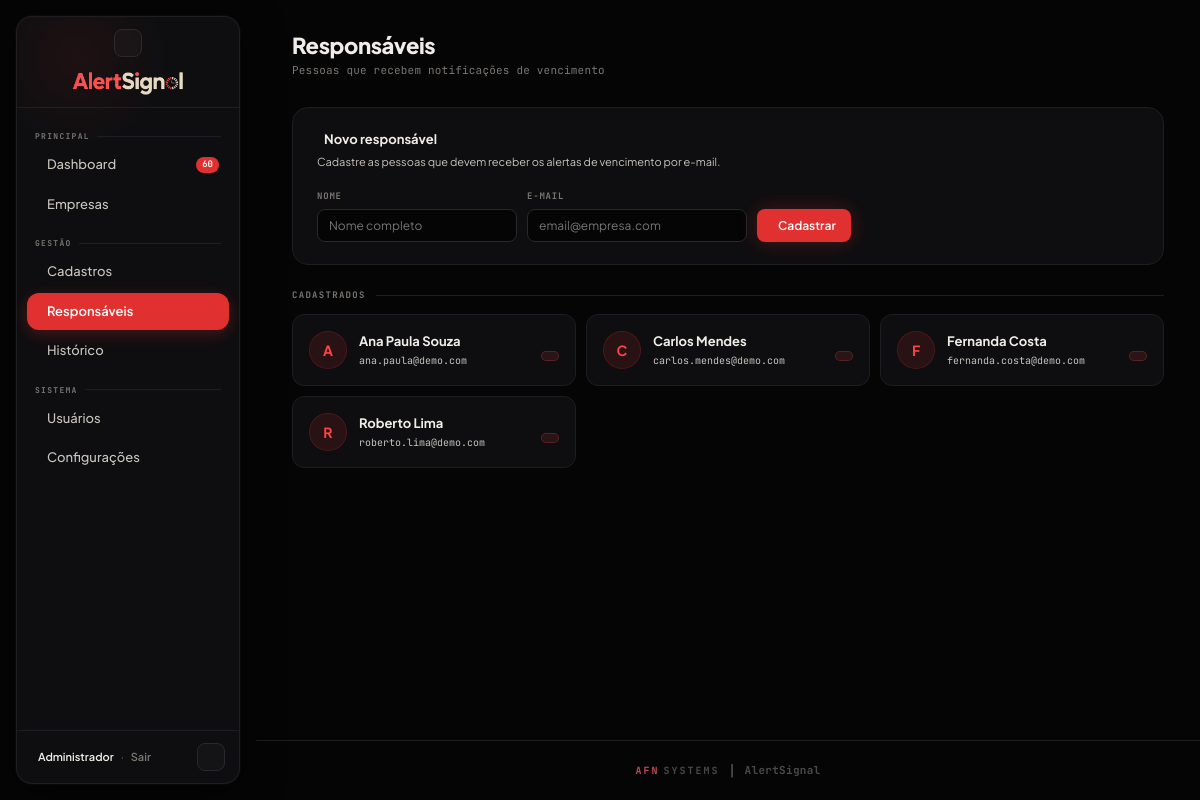
Page /responsaveis (signed in) on the committed database.
### tables this page shows
CREATE TABLE responsaveis (
            id    INTEGER PRIMARY KEY AUTOINCREMENT,
            nome  TEXT NOT NULL,
            email TEXT UNIQUE NOT NULL,
            ativo INTEGER DEFAULT 1
        );

### app.py (the view)
@app.route('/responsaveis')
@login_obrigatorio
def responsaveis():
    conn = get_connection()
    lista = conn.execute('SELECT * FROM responsaveis WHERE ativo=1 ORDER BY nome').fetchall()
    conn.close()
    return render_template('responsaveis.html', responsaveis=lista)

### app.py (called while the page is built)
def login_obrigatorio(f):
    @wraps(f)
    def wrapper(*args, **kwargs):
        if 'usuario_id' not in session:
            return redirect(url_for('login'))
        return f(*args, **kwargs)
    return wrapper

@app.context_processor
def inject_globals():
    urgentes_count = 0
    if 'usuario_id' in session:
        try:
            conn = get_connection()
            urgentes_count = conn.execute(
                "SELECT COUNT(*) FROM documentos d JOIN empresas e ON e.id=d.empresa_id "
                "WHERE d.status IN ('VENCIDO','RENOVAR') AND e.ativa=1"
            ).fetchone()[0]
            conn.close()
        except Exception:
            pass
    return {'now': datetime.now(), 'urgentes_count': urgentes_count}

### database.py (called while the page is built)
def get_connection():
    conn = sqlite3.connect(DB_PATH)
    conn.row_factory = sqlite3.Row
    return conn

### templates/responsaveis.html (shortened to what this page needs)
{% extends 'layout.html' %}
{% set active = 'responsaveis' %}
{% block page %}
<div class="pg-head">
  <h1>Responsáveis</h1>
  <div class="sub">Pessoas que recebem notificações de vencimento</div>
</div>
<div class="form-card" style="margin-bottom:24px">
  <h3> Novo responsável</h3>
  <p>Cadastre as pessoas que devem receber os alertas de vencimento por e-mail.</p>
  <form method="POST" action="{{ url_for('responsavel_novo') }}" style="display:flex;gap:10px;flex-wrap:wrap;align-items:flex-end">
    <div>
      <label style="font-size:9px;letter-spacing:.8px;text-transform:uppercase;color:var(--text3);display:block;margin-bottom:5px;font-family:'JetBrains Mono',monospace;font-weight:700">Nome</label>
      <input class="form-input" type="text" name="nome" placeholder="Nome completo" required style="width:200px">
    </div>
    <div>
      <label style="font-size:9px;letter-spacing:.8px;text-transform:uppercase;color:var(--text3);display:block;margin-bottom:5px;font-family:'JetBrains Mono',monospace;font-weight:700">E-mail</label>
      <input class="form-input" type="email" name="email" placeholder="email@empresa.com" required style="width:220px">
    </div>
    <button type="submit" class="btn btn-primary"> Cadastrar</button>
  </form>
</div>
<div class="sec-head">Cadastrados</div>
{% if responsaveis %}
<div class="resp-grid">
  {% for r in responsaveis %}
  <div class="resp-card">
    <div class="resp-avatar">{{ r.nome[0]|upper }}</div>
    <div style="flex:1">
      <div class="resp-nome">{{ r.nome }}</div>
      <div class="resp-email">{{ r.email }}</div>
    </div>
    <form method="POST" action="/responsaveis/{{ r.id }}/excluir" onsubmit="return confirm('Remover {{ r.nome }}?')">
      <button type="submit" class="btn btn-danger" style="padding:4px 8px;font-size:11px"></button>
    </form>
  </div>
  {% endfor %}
</div>
{% else %}
<div style="font-size:13px;color:var(--text2);padding:16px 0">Nenhum responsável cadastrado ainda.</div>
{% endif %}
{% endblock %}

### templates/base.html (style rules this page uses)
:root { --bg: #050505; --surface: #0e0e10; --surface-alt: #141416; --surface-hov: #1a1a1e; --line: #1e1e22; --line2: #28282e; --text: #f0ede8; --text2: #c8c4be; --text3: #7a7672; --acc: #e03030; --acc2: #ff4444; --acc-dim: rgba(224,48,48,0.12); --acc-glow: rgba(224,48,48,0.28); --ok: #10b981; --ok-dim: rgba(16,185,129,0.12); --ok-border: rgba(16,185,129,0.25); --warn: #eab308; --warn-dim: rgba(234,179,8,0.12); --warn-border: rgba(234,179,8,0.25); --danger: #ef4444; --dng-dim: rgba(239,68,68,0.12); --dng-border: rgba(239,68,68,0.25); --r: 8px; --r2: 12px; --r3: 16px; --r4: 20px; --sidebar-width: 224px; --sidebar-collapsed-width: 64px; font-family: 'Plus Jakarta Sans', system-ui, sans-serif; }
*, *::before, *::after { box-sizing: border-box; margin: 0; padding: 0; }
html { font-size: 14px; -webkit-font-smoothing: antialiased; }
body { font-family: 'Plus Jakarta Sans', system-ui, sans-serif; background: var(--bg); color: var(--text); line-height: 1.5; min-height: 100vh; transition: background 200ms, color 200ms; }
.pg-head { margin-bottom: 28px; }
.pg-head h1 { font-size: 22px; font-weight: 800; letter-spacing: -.4px; line-height: 1.2; }
.pg-head .sub { font-size: 11px; color: var(--text3); margin-top: 4px; font-family: 'JetBrains Mono', monospace; letter-spacing: .2px; }
.sec-head { font-size: 9px; font-weight: 700; letter-spacing: 1.3px; text-transform: uppercase; color: var(--text3); margin-bottom: 12px; display: flex; align-items: center; gap: 10px; font-family: 'JetBrains Mono', monospace; }
.sec-head::after { content: ''; flex: 1; height: 1px; background: var(--line); }
.form-card { background: var(--surface); border: 1px solid var(--line); border-radius: var(--r3); padding: 22px 24px; margin-bottom: 14px; }
.form-card h3 { font-size: 13px; font-weight: 700; margin-bottom: 4px; display: flex; align-items: center; gap: 7px; }
.form-card p { font-size: 11px; color: var(--text2); margin-bottom: 18px; line-height: 1.7; }
.form-input { background: var(--bg); border: 1px solid var(--line2); border-radius: var(--r); color: var(--text); font-size: 12px; font-family: 'Plus Jakarta Sans', sans-serif; padding: 8px 11px; outline: none; transition: border-color 150ms, box-shadow 150ms; }
.btn { display: inline-flex; align-items: center; gap: 6px; padding: 8px 14px; border-radius: var(--r); font-size: 12px; font-family: 'Plus Jakarta Sans', sans-serif; font-weight: 600; cursor: pointer; border: 1px solid var(--line2); background: var(--surface-alt); color: var(--text); transition: background 150ms, border-color 150ms, transform 100ms; }
.btn-primary { background: var(--acc); border-color: transparent; color: #fff; box-shadow: 0 0 20px var(--acc-glow); }
.btn-danger { background: var(--dng-dim); border-color: var(--dng-border); color: var(--danger); }
.resp-grid { display: grid; grid-template-columns: repeat(auto-fill, minmax(220px, 1fr)); gap: 10px; }
.resp-card { background: var(--surface); border: 1px solid var(--line); border-radius: var(--r2); padding: 16px; display: flex; align-items: center; gap: 12px; transition: border-color 200ms, transform 200ms, box-shadow 200ms; }
.resp-avatar { width: 38px; height: 38px; border-radius: 50%; background: var(--acc-dim); border: 1px solid rgba(224,48,48,0.2); color: var(--acc2); display: flex; align-items: center; justify-content: center; font-size: 14px; font-weight: 700; flex-shrink: 0; }
.resp-nome { font-size: 13px; font-weight: 700; }
.resp-email { font-size: 10px; color: var(--text2); margin-top: 2px; font-family: 'JetBrains Mono', monospace; }
.main-scroll > * { animation: fadeUp 300ms cubic-bezier(.16,1,.3,1) both; }
.main-scroll > *:nth-child(1) { animation-delay: 0ms; }
.main-scroll > *:nth-child(2) { animation-delay: 40ms; }
.main-scroll > *:nth-child(3) { animation-delay: 80ms; }
.main-scroll > *:nth-child(4) { animation-delay: 120ms; }

### rows in the picture
responsaveis: nome "A", nome "Ana Paula Souza", email "ana.paula@demo.com"
responsaveis: nome "C", nome "Carlos Mendes", email "carlos.mendes@demo.com"
responsaveis: nome "F", nome "Fernanda Costa", email "fernanda.costa@demo.com"
responsaveis: nome "R", nome "Roberto Lima", email "roberto.lima@demo.com"

### other values in the picture
{{ urgentes_count }} "60"
{{ session.get('usuario_nome','') }} "Administrador"
